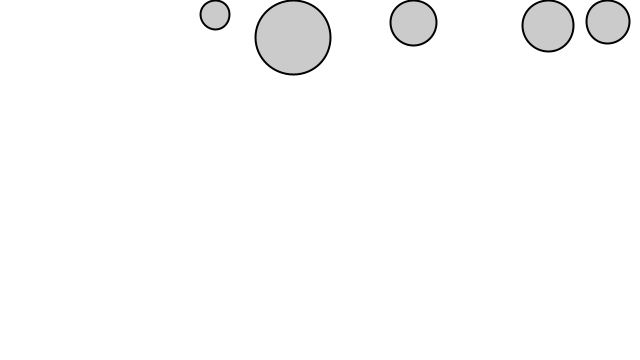
Frame 1 (no input)
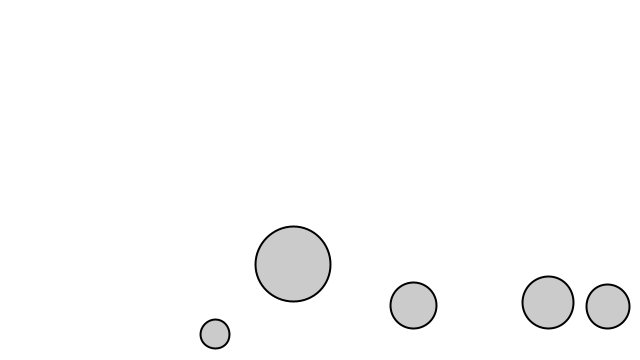
Frame 60 (the mouse pressed at the canvas centre just before this capture)
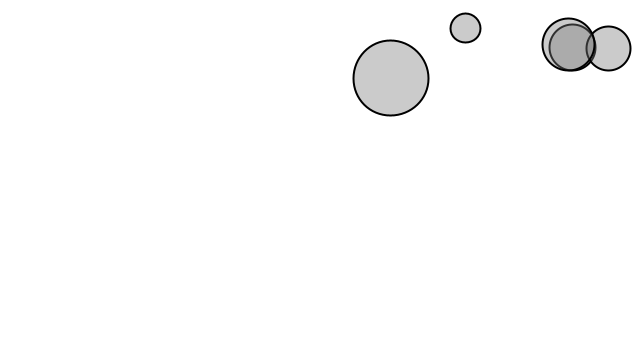
Frame 120 (the mouse held since frame 60 and released just before this capture)

The Processing sketch that drew these frames (run headless with seeded random() and noise(); from frame 60 on, the mouse is pressed at the canvas centre):

// Processing sketch: frictionForce01
// ── frictionForce01.pde
// A force is a vector that causes an object with mass to accelerate
// data
int bgColor;
Mover[] movers;

void setup() {
  size(640, 360);
  bgColor = 255;
  movers = new Mover[5];
  for (int i = 0; i < movers.length; i++) {
    movers[i] = new Mover();
  }
}

void draw() {
  background(bgColor);
 
  for (Mover m : movers) {
    PVector gravity = new PVector(0, 0.2);
    gravity.mult(m.mass); // scaling by mass to make all obj fall with the same acc
    m.applyForce(gravity);
    
    if (mousePressed) {
      PVector wind = new PVector(0.1, 0);
      m.applyForce(wind);
    }
    
    // friction
    if (m.contact) {
      PVector friction = m.vel.copy();
      friction.normalize();
      float normForce = -1 * gravity.copy().mag() * m.mass; // mg
      friction.mult(normForce);
      float c = 0.7;
      friction.mult(c);
      m.applyForce(friction);
    }
  
    m.update();
    m.edges();
    m.display();
  }
}

// ── Mover.pde
class Mover {
  PVector pos, vel, acc;
  float mass, rad;
  boolean contact, contactW;

  Mover() {
    pos = new PVector(random(1,width-1), rad);
    vel = new PVector(0, 0);
    acc = new PVector(0, 0);
    mass = random(0.5, 3);
    rad = mass * 20;
    contact = false;
  }

  // Newton's 2nd
  void applyForce(PVector force) {
    PVector f = PVector.div(force, mass);
    acc.add(f);
  }

  void update() {
    vel.add(acc);
    pos.add(vel);
    // vel.limit(5);
    
    // wiping out acc for proper force application - does not continually accumulate
    acc.mult(0);
  }

  void edges() {
    contact = false;
    if (pos.x > width - rad) {
      contactW = true;
      pos.x = width - rad;
      vel.x *= -1;
    }
    if (pos.x < 0 + rad) {
      contactW = true;
      pos.x = 0 + rad;
      vel.x *= -1;
    }
    if (pos.y > height - rad) {
      contact = true;
      pos.y = height - rad; //<>//
      vel.y *= -1; //<>//
    }
    if (pos.y < 0 + rad) {
      contact = true;
      pos.y = 0 + rad;
      vel.y *= -1;
    }
  }

  void display() {
    stroke(0);
    strokeWeight(2);
    fill(123,100);
    ellipseMode(RADIUS);
    ellipse(pos.x, pos.y, rad, rad);
  }
}
